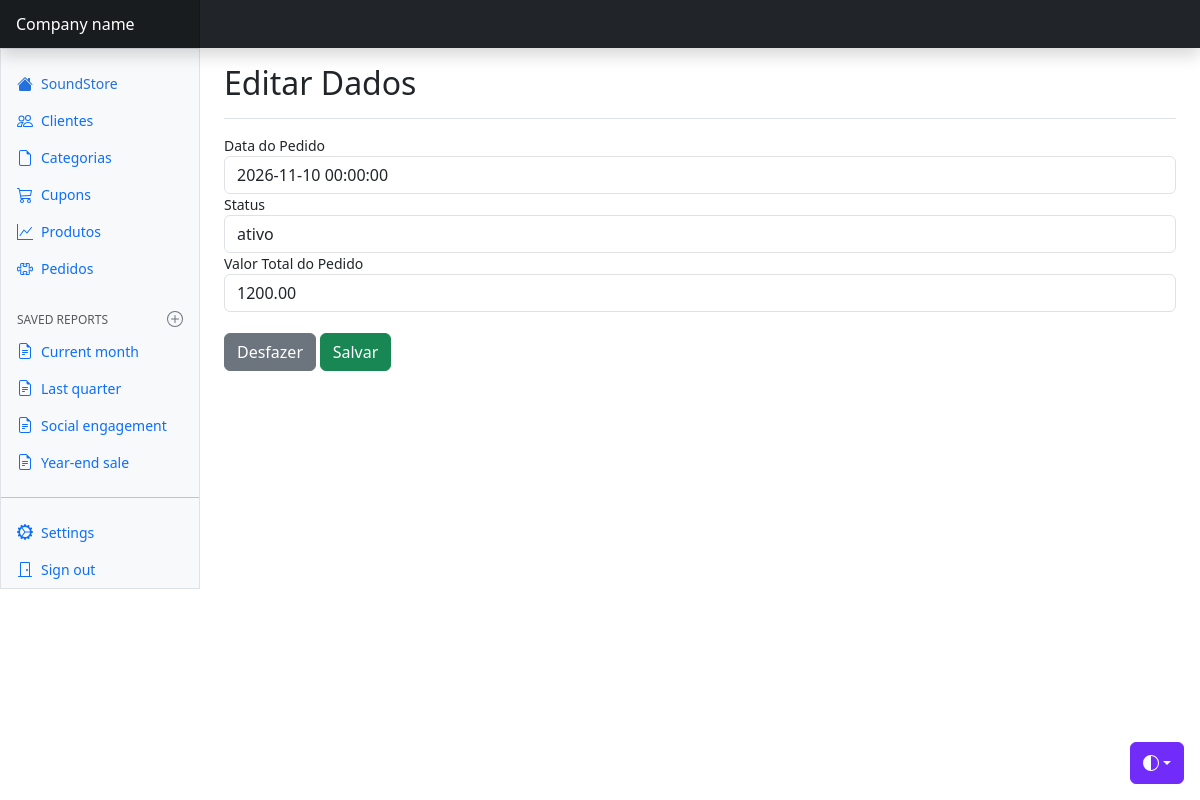
/views/pedidos/edit.php?id=1, run on the app's committed database.
### tables this page shows
CREATE TABLE `pedidos` (
  `id` int(11) NOT NULL,
  `data_pedido` datetime DEFAULT NULL,
  `status` varchar(20) DEFAULT NULL,
  `valor_total` decimal(10,2) DEFAULT NULL,
  `id_cupons` int(11) NOT NULL,
  `id_cliente` int(11) NOT NULL,
  `id_produtos` int(11) NOT NULL
);

### config/BD.php (called while the page is built)
<?php
    class BD {
        public static function getConexao() {
            $conn = new PDO(
                "mysql:host=localhost;dbname=soundstore_bd",
                "root",
                ""
            );
            return $conn;
        }
    }

### model/dao/PedidosDAO.php (called while the page is built, shortened)
<?php
    class PedidosDAO {
        public function find($id) {
            try {
                $query = BD::getConexao()->prepare(
                    "SELECT * FROM pedidos WHERE id = :i"
                );
                $query->bindValue(':i', $id, PDO::PARAM_INT);
                if(!$query->execute()) {
                    print_r($query->errorInfo());
                }
                if($linha = $query->fetch(PDO::FETCH_ASSOC)) {
                    $pedidos = new Pedidos();
                    $pedidos->setId($linha['id']);
                    $pedidos->setDataPedido($linha['data_pedido']);
                    $pedidos->setStatus($linha['status']);
                    $pedidos->setValorTotal($linha['valor_total']);
                }
                return $pedidos;
            }
            catch(PDOException $e) {
                echo "Erro #3: " . $e->getMessage();
            }
        }
    }

### model/bean/Pedidos.php (called while the page is built, shortened)
<?php
    class Pedidos {
        private $dataPedido;
        private $status;
        private $valorTotal;
        public function getDataPedido() {
            return $this->dataPedido;
        }
        public function setDataPedido($dataPedido) {
            $this->dataPedido = $dataPedido;
        }
        public function getStatus() {
            return $this->status;
        }
        public function setStatus($status) {
            $this->status = $status;
        }
        public function getValorTotal() {
            return $this->valorTotal;
        }
        public function setValorTotal($valorTotal) {
            $this->valorTotal = $valorTotal;
        }
    }

### views/pedidos/edit.php (the view, shortened to what this page needs)
<?php
    $dao = new PedidosDAO();
    $pedidos = $dao->find($_GET['id']);
?>
<!doctype html>
<html lang="en" data-bs-theme="auto">
  <head>
    <link href="../../css/bootstrap.min.css" rel="stylesheet" />
    <link href="../../css/dashboard.css" rel="stylesheet" />
  </head>
  <body>
    <div
      class="dropdown position-fixed bottom-0 end-0 mb-3 me-3 bd-mode-toggle"
    >
      <button
        class="btn btn-bd-primary py-2 dropdown-toggle d-flex align-items-center"
        id="bd-theme"
        type="button"
        aria-expanded="false"
        data-bs-toggle="dropdown"
        aria-label="Toggle theme (auto)"
      >
        <svg class="bi my-1 theme-icon-active" aria-hidden="true">
          <use href="#circle-half"></use>
        </svg>
      </button>
    </div>
    <header
      class="navbar sticky-top bg-dark flex-md-nowrap p-0 shadow"
      data-bs-theme="dark"
    >
      <a
        class="navbar-brand col-md-3 col-lg-2 me-0 px-3 fs-6 text-white"
        href="#"
        >Company name</a
      >
    </header>
    <div class="container-fluid">
      <div class="row">
        <div
          class="sidebar border border-right col-md-3 col-lg-2 p-0 bg-body-tertiary"
        >
          <div
            class="offcanvas-md offcanvas-end bg-body-tertiary"
            tabindex="-1"
            id="sidebarMenu"
            aria-labelledby="sidebarMenuLabel"
          >
            <?php include "../menu/navbar.php" ?>
          </div>
        </div>
        <main class="col-md-9 ms-sm-auto col-lg-10 px-md-4">
          <div
            class="d-flex justify-content-between flex-wrap flex-md-nowrap align-items-center pt-3 pb-2 mb-3 border-bottom"
          >
            <h1 class="h2">Editar Dados</h1>
          </div>
          <div class="table-responsive small">
            <form action="update.php" method="post">
                <div class="form-group">
                    <label for="dataPedido">Data do Pedido</label>
                    <input type="text" name="dataPedido" value="<?= $pedidos->getDataPedido() ?>" class="form-control">
                </div>
                <div class="form-group">
                    <label for="status">Status</label>
                    <input type="text" name="status" value="<?= $pedidos->getStatus() ?>" class="form-control">
                </div>
                <div class="form-group">
                    <label for="valorTotal">Valor Total do Pedido</label>
                    <input type="text" name="valorTotal" value="<?= $pedidos->getValorTotal() ?>" class="form-control">
                </div>
                <br>
                <div class="form-group">
                    <input type="reset" value="Desfazer" class="btn btn-secondary">
                    <input type="submit" value="Salvar" class="btn btn-success">
                </div>
            </form>
          </div>
        </main>
      </div>
    </div>
  </body>
</html>

### css/dashboard.css (style rules this page uses)
.bi { display: inline-block; width: 1rem; height: 1rem; }
.navbar-brand { padding-top: .75rem; padding-bottom: .75rem; background-color: rgba(0, 0, 0, .25); box-shadow: inset -1px 0 0 rgba(0, 0, 0, .25); }

### views/pedidos/edit.php (style rules this page uses)
.bi { vertical-align: -0.125em; fill: currentColor; }
.btn-bd-primary { --bd-violet-bg: #712cf9; --bd-violet-rgb: 112.520718, 44.062154, 249.437846; --bs-btn-font-weight: 600; --bs-btn-color: var(--bs-white); --bs-btn-bg: var(--bd-violet-bg); --bs-btn-border-color: var(--bd-violet-bg); --bs-btn-hover-color: var(--bs-white); --bs-btn-hover-bg: #6528e0; --bs-btn-hover-border-color: #6528e0; --bs-btn-focus-shadow-rgb: var(--bd-violet-rgb); --bs-btn-active-color: var(--bs-btn-hover-color); --bs-btn-active-bg: #5a23c8; --bs-btn-active-border-color: #5a23c8; }
.bd-mode-toggle { z-index: 1500; }
.bd-mode-toggle .bi { width: 1em; height: 1em; }

### data on the page
pedidos: dataPedido "2026-11-10 00:00:00", status "ativo", valorTotal "1200.00"
